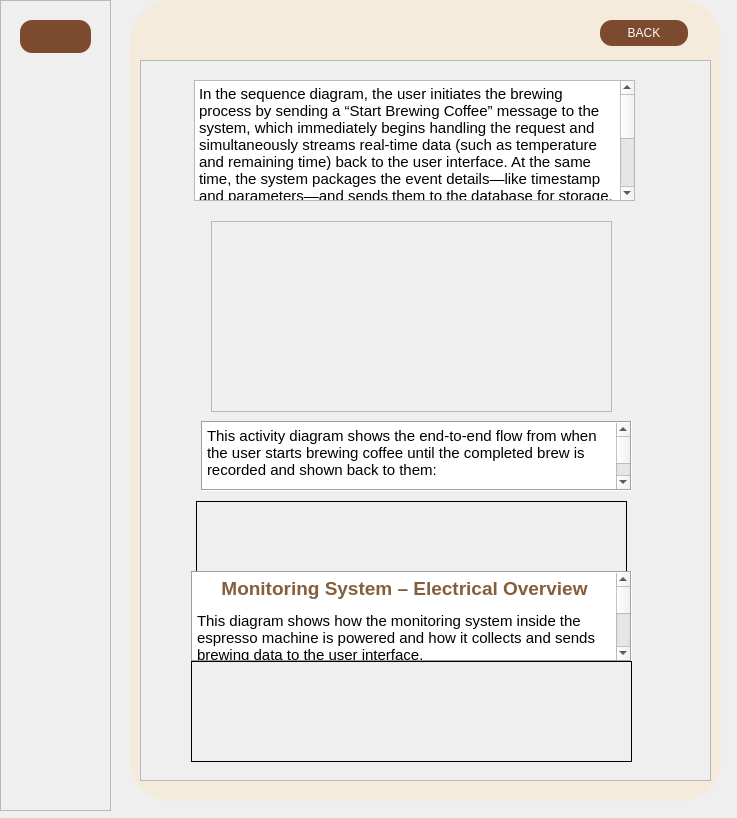
<?xml version="1.0" encoding="UTF-8"?>
<ui version="4.0">
 <class>InfoDetailDialog</class>
 <widget class="QDialog" name="InfoDetailDialog">
  <property name="geometry">
   <rect>
    <x>0</x>
    <y>0</y>
    <width>737</width>
    <height>818</height>
   </rect>
  </property>
  <property name="windowTitle">
   <string>Dialog</string>
  </property>
  <widget class="QLabel" name="label">
   <property name="geometry">
    <rect>
     <x>130</x>
     <y>0</y>
     <width>591</width>
     <height>801</height>
    </rect>
   </property>
   <property name="styleSheet">
    <string notr="true">background-color: #F5EBDD;
border-radius: 40px;
color: #000;
</string>
   </property>
   <property name="text">
    <string/>
   </property>
  </widget>
  <widget class="QFrame" name="frame">
   <property name="geometry">
    <rect>
     <x>0</x>
     <y>0</y>
     <width>111</width>
     <height>811</height>
    </rect>
   </property>
   <property name="maximumSize">
    <size>
     <width>150</width>
     <height>16777215</height>
    </size>
   </property>
   <property name="styleSheet">
    <string notr="true">&lt;?xml version=&quot;1.0&quot; encoding=&quot;UTF-8&quot;?&gt;
&lt;ui version=&quot;4.0&quot;&gt;
 &lt;widget name=&quot;__qt_fake_top_level&quot;&gt;
  &lt;widget class=&quot;QPushButton&quot; name=&quot;btnInfo&quot;&gt;
   &lt;property name=&quot;geometry&quot;&gt;
    &lt;rect&gt;
     &lt;x&gt;20&lt;/x&gt;
     &lt;y&gt;490&lt;/y&gt;
     &lt;width&gt;71&lt;/width&gt;
     &lt;height&gt;33&lt;/height&gt;
    &lt;/rect&gt;
   &lt;/property&gt;
   &lt;property name=&quot;text&quot;&gt;
    &lt;string/&gt;
   &lt;/property&gt;
   &lt;property name=&quot;icon&quot;&gt;
    &lt;iconset resource=&quot;resources.qrc&quot;&gt;
     &lt;normaloff&gt;:/icons/info.svg&lt;/normaloff&gt;:/icons/info.svg&lt;/iconset&gt;
   &lt;/property&gt;
   &lt;property name=&quot;iconSize&quot;&gt;
    &lt;size&gt;
     &lt;width&gt;27&lt;/width&gt;
     &lt;height&gt;27&lt;/height&gt;
    &lt;/size&gt;
   &lt;/property&gt;
  &lt;/widget&gt;
 &lt;/widget&gt;
 &lt;resources&gt;
  &lt;include location=&quot;/home/sokcher/Documents/kaffeknekt/kaffeknekt/GUI_firstDraft/resources.qrc&quot;/&gt;
 &lt;/resources&gt;
&lt;/ui&gt;
</string>
   </property>
   <property name="frameShape">
    <enum>QFrame::Shape::StyledPanel</enum>
   </property>
   <property name="frameShadow">
    <enum>QFrame::Shadow::Raised</enum>
   </property>
   <widget class="QPushButton" name="btnHome">
    <property name="geometry">
     <rect>
      <x>20</x>
      <y>20</y>
      <width>71</width>
      <height>33</height>
     </rect>
    </property>
    <property name="styleSheet">
     <string notr="true">background-color: #7B4A2F;
color: white;  /* valgfritt, for kontrast */
border-radius: 12px;  /* hvis du ønsker avrundede hjørner */
</string>
    </property>
    <property name="text">
     <string/>
    </property>
    <property name="icon">
     <iconset resource="resources.qrc">
      <normaloff>:/icons/home.svg</normaloff>:/icons/home.svg</iconset>
    </property>
    <property name="iconSize">
     <size>
      <width>27</width>
      <height>27</height>
     </size>
    </property>
   </widget>
  </widget>
  <widget class="QPushButton" name="btnBack">
   <property name="geometry">
    <rect>
     <x>600</x>
     <y>20</y>
     <width>88</width>
     <height>26</height>
    </rect>
   </property>
   <property name="styleSheet">
    <string notr="true">background-color: #7B4A2F;
color: white;  /* valgfritt, for kontrast */
border-radius: 12px;  /* hvis du ønsker avrundede hjørner */
</string>
   </property>
   <property name="text">
    <string>BACK</string>
   </property>
  </widget>
  <widget class="QScrollArea" name="scrollArea">
   <property name="geometry">
    <rect>
     <x>140</x>
     <y>60</y>
     <width>571</width>
     <height>721</height>
    </rect>
   </property>
   <property name="widgetResizable">
    <bool>true</bool>
   </property>
   <widget class="QWidget" name="scrollAreaWidgetContents_2">
    <property name="geometry">
     <rect>
      <x>0</x>
      <y>0</y>
      <width>569</width>
      <height>719</height>
     </rect>
    </property>
    <widget class="QTextEdit" name="SD_beskrivelse">
     <property name="geometry">
      <rect>
       <x>53</x>
       <y>19</y>
       <width>441</width>
       <height>121</height>
      </rect>
     </property>
     <property name="html">
      <string>&lt;!DOCTYPE HTML PUBLIC &quot;-//W3C//DTD HTML 4.0//EN&quot; &quot;http://www.w3.org/TR/REC-html40/strict.dtd&quot;&gt;
&lt;html&gt;&lt;head&gt;&lt;meta name=&quot;qrichtext&quot; content=&quot;1&quot; /&gt;&lt;meta charset=&quot;utf-8&quot; /&gt;&lt;style type=&quot;text/css&quot;&gt;
p, li { white-space: pre-wrap; }
hr { height: 1px; border-width: 0; }
li.unchecked::marker { content: &quot;\2610&quot;; }
li.checked::marker { content: &quot;\2612&quot;; }
&lt;/style&gt;&lt;/head&gt;&lt;body style=&quot; font-family:'Ubuntu Sans'; font-size:11pt; font-weight:400; font-style:normal;&quot;&gt;
&lt;p style=&quot; margin-top:0px; margin-bottom:0px; margin-left:0px; margin-right:0px; -qt-block-indent:0; text-indent:0px;&quot;&gt;In the sequence diagram, the user initiates the brewing process by sending a “Start Brewing Coffee” message to the system, which immediately begins handling the request and simultaneously streams real-time data (such as temperature and remaining time) back to the user interface. At the same time, the system packages the event details—like timestamp and parameters—and sends them to the database for storage. Later, when the user requests to view past brewing events by sending a “Request Event Data” message, the system queries the database for those stored events. The database returns the requested data, and the system formats and displays it in the user interface, allowing the user both to monitor the brewing process in real time and to retrieve historical brewing data at any time.&lt;/p&gt;&lt;/body&gt;&lt;/html&gt;</string>
     </property>
    </widget>
    <widget class="QLabel" name="sekvensDiagram">
     <property name="geometry">
      <rect>
       <x>70</x>
       <y>160</y>
       <width>401</width>
       <height>191</height>
      </rect>
     </property>
     <property name="frameShape">
      <enum>QFrame::Shape::StyledPanel</enum>
     </property>
     <property name="text">
      <string/>
     </property>
     <property name="pixmap">
      <pixmap resource="resources.qrc">:/icons/Downloads/Sequence_Diagram.drawio.png</pixmap>
     </property>
     <property name="scaledContents">
      <bool>true</bool>
     </property>
    </widget>
    <widget class="QTextEdit" name="AD_beskrivelse">
     <property name="geometry">
      <rect>
       <x>60</x>
       <y>360</y>
       <width>431</width>
       <height>70</height>
      </rect>
     </property>
     <property name="frameShape">
      <enum>QFrame::Shape::Box</enum>
     </property>
     <property name="html">
      <string>&lt;!DOCTYPE HTML PUBLIC &quot;-//W3C//DTD HTML 4.0//EN&quot; &quot;http://www.w3.org/TR/REC-html40/strict.dtd&quot;&gt;
&lt;html&gt;&lt;head&gt;&lt;meta name=&quot;qrichtext&quot; content=&quot;1&quot; /&gt;&lt;meta charset=&quot;utf-8&quot; /&gt;&lt;style type=&quot;text/css&quot;&gt;
p, li { white-space: pre-wrap; }
hr { height: 1px; border-width: 0; }
li.unchecked::marker { content: &quot;\2610&quot;; }
li.checked::marker { content: &quot;\2612&quot;; }
&lt;/style&gt;&lt;/head&gt;&lt;body style=&quot; font-family:'Ubuntu Sans'; font-size:11pt; font-weight:400; font-style:normal;&quot;&gt;
&lt;p style=&quot; margin-top:12px; margin-bottom:12px; margin-left:0px; margin-right:0px; -qt-block-indent:0; text-indent:0px;&quot;&gt;This activity diagram shows the end-to-end flow from when the user starts brewing coffee until the completed brew is recorded and shown back to them:&lt;/p&gt;
&lt;p style=&quot; margin-top:12px; margin-bottom:12px; margin-left:0px; margin-right:0px; -qt-block-indent:0; text-indent:0px;&quot;&gt;The user clicks &lt;span style=&quot; font-weight:700;&quot;&gt;Start Brewing Coffee&lt;/span&gt;, and the system immediately detects that a brewing event has begun. As the machine runs, the system continuously &lt;span style=&quot; font-weight:700;&quot;&gt;displays real-time data&lt;/span&gt; (e.g. temperature, time remaining) which the user can view. When brewing completes, the system marks the event as finished and &lt;span style=&quot; font-weight:700;&quot;&gt;sends the event data&lt;/span&gt; (timestamp, parameters, etc.) to the database. The database &lt;span style=&quot; font-weight:700;&quot;&gt;receives and saves&lt;/span&gt; this event. Next, the system &lt;span style=&quot; font-weight:700;&quot;&gt;retrieves and displays&lt;/span&gt; the saved event in the “Event” tab. Finally, the user navigates to that tab, &lt;span style=&quot; font-weight:700;&quot;&gt;sees the stored event data&lt;/span&gt;, and the process ends.&lt;/p&gt;&lt;/body&gt;&lt;/html&gt;</string>
     </property>
    </widget>
    <widget class="QLabel" name="label_2">
     <property name="geometry">
      <rect>
       <x>55</x>
       <y>440</y>
       <width>431</width>
       <height>111</height>
      </rect>
     </property>
     <property name="frameShape">
      <enum>QFrame::Shape::Box</enum>
     </property>
     <property name="text">
      <string/>
     </property>
     <property name="pixmap">
      <pixmap resource="resources.qrc">:/icons/Downloads/Overall_Software_Interface.drawio.png</pixmap>
     </property>
     <property name="scaledContents">
      <bool>true</bool>
     </property>
    </widget>
    <widget class="QTextEdit" name="textEdit">
     <property name="geometry">
      <rect>
       <x>50</x>
       <y>510</y>
       <width>441</width>
       <height>91</height>
      </rect>
     </property>
     <property name="frameShape">
      <enum>QFrame::Shape::Box</enum>
     </property>
     <property name="html">
      <string>&lt;!DOCTYPE HTML PUBLIC &quot;-//W3C//DTD HTML 4.0//EN&quot; &quot;http://www.w3.org/TR/REC-html40/strict.dtd&quot;&gt;
&lt;html&gt;&lt;head&gt;&lt;meta name=&quot;qrichtext&quot; content=&quot;1&quot; /&gt;&lt;meta charset=&quot;utf-8&quot; /&gt;&lt;style type=&quot;text/css&quot;&gt;
p, li { white-space: pre-wrap; }
hr { height: 1px; border-width: 0; }
li.unchecked::marker { content: &quot;\2610&quot;; }
li.checked::marker { content: &quot;\2612&quot;; }
&lt;/style&gt;&lt;/head&gt;&lt;body style=&quot; font-family:'Ubuntu Sans'; font-size:11pt; font-weight:400; font-style:normal;&quot;&gt;
&lt;p align=&quot;center&quot; style=&quot; margin-top:12px; margin-bottom:12px; margin-left:0px; margin-right:0px; -qt-block-indent:0; text-indent:0px;&quot;&gt;&lt;span style=&quot; font-size:14pt; font-weight:700; color:#865e3c;&quot;&gt;Monitoring System – Electrical Overview&lt;/span&gt;&lt;/p&gt;
&lt;p style=&quot; margin-top:12px; margin-bottom:12px; margin-left:0px; margin-right:0px; -qt-block-indent:0; text-indent:0px;&quot;&gt;This diagram shows how the monitoring system inside the espresso machine is powered and how it collects and sends brewing data to the user interface.&lt;/p&gt;
&lt;p style=&quot; margin-top:12px; margin-bottom:12px; margin-left:0px; margin-right:0px; -qt-block-indent:0; text-indent:0px;&quot;&gt;- &lt;span style=&quot; font-weight:700;&quot;&gt;Power Supply&lt;/span&gt;, the system uses a dedicated power supply that converts the building’s 230 V AC power into a safe 5 V DC output. This powers all the internal electronics of the monitoring system, including sensors and the main control unit.&lt;/p&gt;
&lt;p style=&quot; margin-top:12px; margin-bottom:12px; margin-left:0px; margin-right:0px; -qt-block-indent:0; text-indent:0px;&quot;&gt;- &lt;span style=&quot; font-weight:700;&quot;&gt;ESP32 Microcontroller (FireBeetle 2)&lt;/span&gt; -At the heart of the system is the ESP32 FireBeetle 2, a smart microcontroller that collects sensor data and communicates with the display system. It acts like the brain of the monitoring unit.&lt;/p&gt;
&lt;p style=&quot; margin-top:12px; margin-bottom:12px; margin-left:0px; margin-right:0px; -qt-block-indent:0; text-indent:0px;&quot;&gt;-  &lt;span style=&quot; font-weight:700;&quot;&gt;Sensors and Measurements&lt;/span&gt;, the system includes several types of sensors, each connected to the ESP32 using communication protocols suited to their needs:&lt;/p&gt;
&lt;p style=&quot; margin-top:12px; margin-bottom:12px; margin-left:0px; margin-right:0px; -qt-block-indent:0; text-indent:0px;&quot;&gt;&lt;span style=&quot; text-decoration: underline;&quot;&gt;Pressure Sensor (I²C)&lt;/span&gt;: Measures water pressure during brewing to help assess extraction quality.&lt;/p&gt;
&lt;p style=&quot; margin-top:12px; margin-bottom:12px; margin-left:0px; margin-right:0px; -qt-block-indent:0; text-indent:0px;&quot;&gt;&lt;span style=&quot; text-decoration: underline;&quot;&gt;Temperature Sensor (PT100)&lt;/span&gt;: A highly accurate sensor that monitors water temperature. It is connected via a signal conditioning module that converts the analog signal into digital data for the ESP32 to read.&lt;/p&gt;
&lt;p style=&quot; margin-top:12px; margin-bottom:12px; margin-left:0px; margin-right:0px; -qt-block-indent:0; text-indent:0px;&quot;&gt;&amp;gt; Analog Current Sensor – Brew Detection: This sensor detects whether the espresso machine is actively brewing coffee by monitoring electrical current flow.&lt;/p&gt;
&lt;p style=&quot; margin-top:12px; margin-bottom:12px; margin-left:0px; margin-right:0px; -qt-block-indent:0; text-indent:0px;&quot;&gt;&amp;gt; Analog Current Sensor – Power Consumption: This sensor measures the total power usage of the espresso machine, helping track energy efficiency and operational state.&lt;/p&gt;
&lt;p style=&quot; margin-top:12px; margin-bottom:12px; margin-left:0px; margin-right:0px; -qt-block-indent:0; text-indent:0px;&quot;&gt;- &lt;span style=&quot; font-weight:700;&quot;&gt;Real-Time Clock Module&lt;/span&gt;: Keeps accurate time even when the system is powered off, ensuring that all sensor data is time-stamped correctly.&lt;/p&gt;
&lt;p style=&quot; margin-top:12px; margin-bottom:12px; margin-left:0px; margin-right:0px; -qt-block-indent:0; text-indent:0px;&quot;&gt;- &lt;span style=&quot; font-weight:700;&quot;&gt;Data Output to Display&lt;/span&gt;. All collected data is sent via serial communication to the Raspberry Pi 5, which handles the graphical display you see. This interface shows real-time values for pressure, temperature, and power usage in a clear and interactive format.&lt;/p&gt;&lt;/body&gt;&lt;/html&gt;</string>
     </property>
    </widget>
    <widget class="QLabel" name="label_3">
     <property name="geometry">
      <rect>
       <x>50</x>
       <y>600</y>
       <width>441</width>
       <height>101</height>
      </rect>
     </property>
     <property name="frameShape">
      <enum>QFrame::Shape::Box</enum>
     </property>
     <property name="text">
      <string/>
     </property>
     <property name="pixmap">
      <pixmap resource="resources.qrc">:/icons/Downloads/Electrical_Diagram.drawio.png</pixmap>
     </property>
     <property name="scaledContents">
      <bool>true</bool>
     </property>
    </widget>
   </widget>
  </widget>
 </widget>
 <resources>
  <include location="resources.qrc"/>
 </resources>
 <connections/>
</ui>
